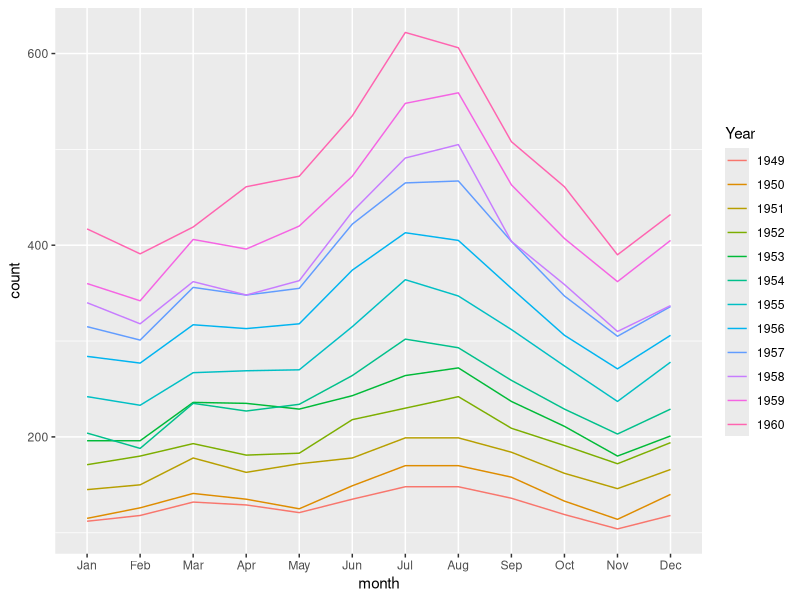
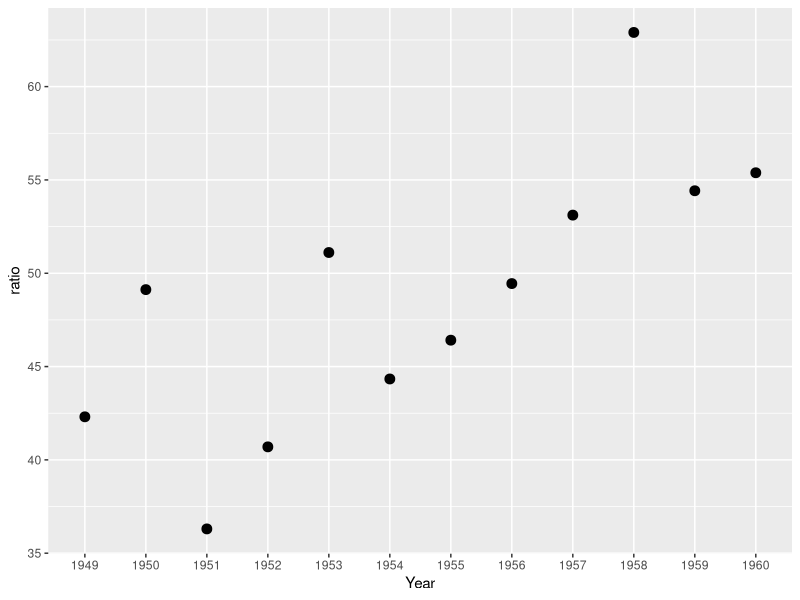
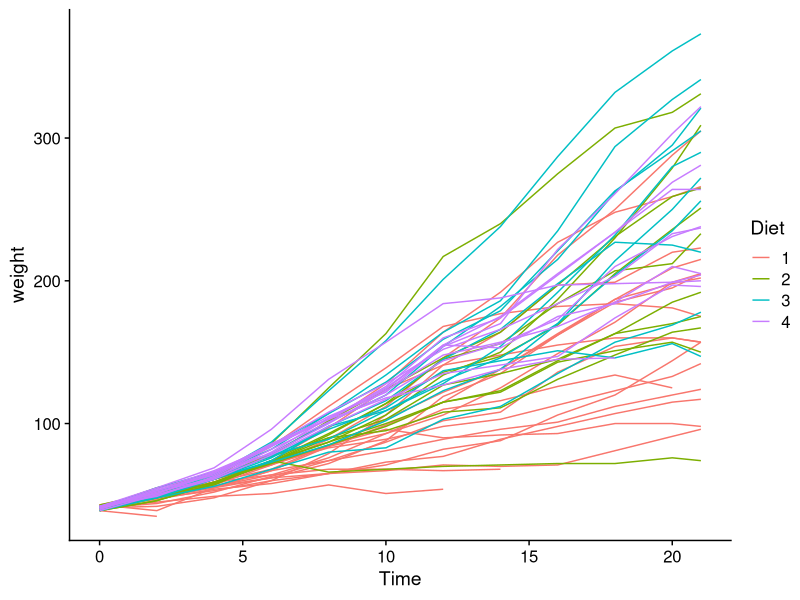
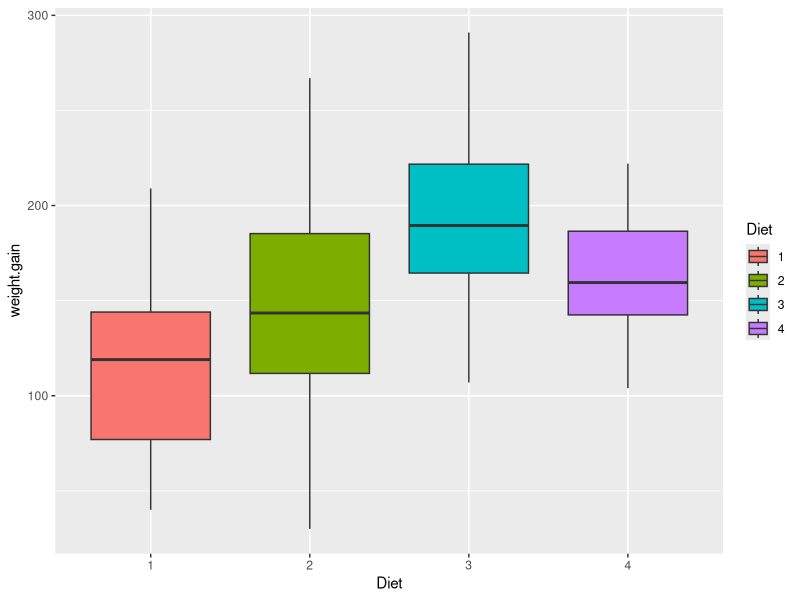

These charts were generated, in order, by the following R code:
## ---- chunk 1
#| label: packages

library(tidyverse)
library(cowplot)
## ---- chunk 2
# Load and inspect the data, a little reshaping to get in to an easy to read format for you.
AP_matrix <- matrix(AirPassengers, nrow = length(unique(floor(time(AirPassengers)))), byrow = TRUE)
colnames(AP_matrix) <- month.abb
rownames(AP_matrix) <- unique(floor(time(AirPassengers)))
AP_df <- as.data.frame(AP_matrix)
AP_df$Year <- rownames(AP_matrix)
dim(AP_df)

# A. Is the data long or wide? What form does it need to be in?

dat <- AP_df |>
  pivot_longer(cols = 1:12, names_to = "month", values_to = "count")

glimpse(dat)
dat$month <- factor(dat$month, levels = month.abb)


# B. How can we extract the the most and least traveled months of the year? 

dat |>
  group_by(Year) |>
  summarise(max = max(count),
            max_month = month[which.max(count)],
            min = min(count),
            min_month = month[which.min(count)],)

dat |>
  group_by(Year) |>
  ggplot(aes (x = month, y = count, group = Year, color = Year)) + geom_line()
## ---- chunk 3
# To answer this question we need to find the ratio of Aug and Nov travelers. We need the data in the wide format.

AP_df

# how can we add the ratio?
AP_df |> mutate(ratio = ((Aug/Nov)-1)*100) |>
  ggplot(aes(x = Year, y = ratio)) + geom_point(size = 3)

## ---- chunk 4
# First lets just look at the data.
glimpse(ChickWeight)

# Second, look at the distribution of the data. Count how many timepoints was measured nad how many chicks were in each Diet. 

ChickWeight |> count(Diet)
ChickWeight |> count(Chick)
n_distinct(ChickWeight$Chick)

ChickWeight |> count(Time)


ChickWeight |> 
  group_by(Diet) |>
  count(Chick)

ChickWeight |> 
  filter(Time == 0) |>
  count(Diet)

ChickWeight |> 
  group_by(Diet) |>
  summarize(no.chicks = n_distinct(Chick))

## ---- chunk 5
# we can plot it to get a first view

ChickWeight |>
  ggplot(aes(x = Time, y = weight, group = Chick, color = Diet)) + 
  geom_line() +
  theme_cowplot()

ChickWeight |>
  pivot_wider(names_from = Time, names_prefix = "day_", values_from = weight) |>
  mutate(weight.gain = day_18 - day_0) |>
  ggplot(aes(x = Diet, y = weight.gain, fill = Diet)) + geom_boxplot()

data <- ChickWeight |>
  pivot_wider(names_from = Time, names_prefix = "day_", values_from = weight) |>
  mutate(weight.gain = day_18 - day_0)

mod <- aov(weight.gain ~ Diet, data = data)
summary(mod)
TukeyHSD(mod)
pairwise.t.test(data$weight.gain, data$Diet, p.adjust.method = "BH")

library(lme4)
library(lmerTest)

mod <- lmer(weight ~ Diet * Time + (1|Chick), data = ChickWeight)
summary(mod)
